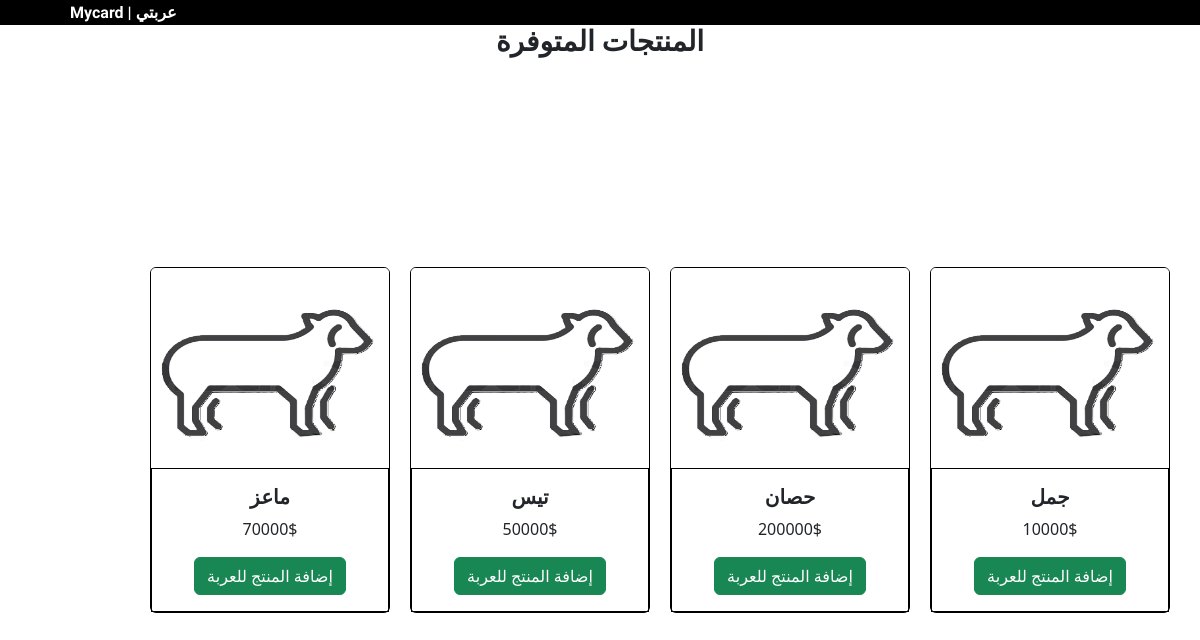
The page /shop.php on the database its author committed.
### tables this page shows
CREATE TABLE `prod` (
  `id` int(11) NOT NULL,
  `name` varchar(100) NOT NULL,
  `price` varchar(100) NOT NULL,
  `image` varchar(100) NOT NULL
);

### shop.php (the view, shortened to what this page needs)
<!DOCTYPE html>
<html lang="en">
<head>
    <link href="https://cdn.jsdelivr.net/npm/bootstrap@5.3.3/dist/css/bootstrap.min.css" rel="stylesheet">
    <link rel="stylesheet" href="index.css">
</head>
<body>
    <nav calss="navbar">
        <a id="aa" class="navbar-brand" href="card.php">Mycard | عربتي</a>
    </nav>
    <center>
        <h3>المنتجات المتوفرة</h3>
        <main>
            <?php
            include('config.php');
            $result = mysqli_query($con, "SELECT * FROM prod");
            while ($row = mysqli_fetch_array($result)) {
                echo "
            <div class='card' style='width: 15rem; border: 1px black solid;'>
             <img src='$row[image]' class='card-img-top'>
             <div class='card-body' style='border: 1px black solid;'>
                    <h5 class='card-title'>$row[name]</h5>
                    <p class='card-text'>$row[price]</p>
                    <a href='val.php? id=$row[id]' class='btn btn-success'>إضافة المنتج للعربة</a>
                </div>
            </div>
            ";
            }
            ?>
        </main>
</body>
</html>

### index.css (style rules this page uses)
a { text-decoration: none; font-size: 20px; color: tomato; font-family: "Cairo", sans-serif; font-weight: bold; padding-bottom: 20px; }

### shop.php (style rules this page uses)
h3, h5 { font-family: "Cairo", sans-serif; font-weight: bold; }
.card { float: right; margin-top: 200px; margin-left: 10px; margin-right: 10px; }
.card img { width: 100%; height: 200px; }
main { padding-right: 20px; }
#aa { margin-left: 70px; text-decoration: none; color: white; }
nav { background-color: black; }

### rows shown on the page
prod: image (picture), name "جمل", price "10000$"
prod: image (picture), name "حصان", price "200000$"
prod: image (picture), name "تيس", price "50000$"
prod: image (picture), name "ماعز", price "70000$"
